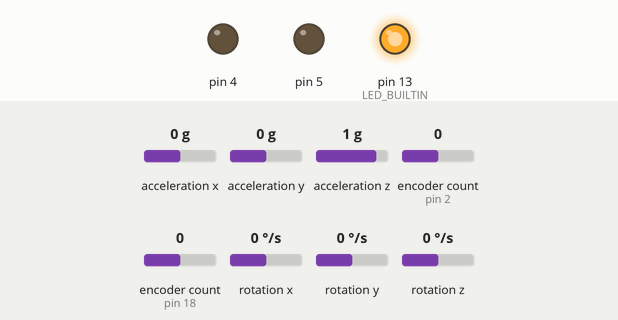
This sketch was run on a simulated Arduino Uno, built with avr-gcc and run on an emulated ATmega328P. On the bench: output pins drawn as LEDs (lit = HIGH). The test bench sets the inputs (shaded band); at power-on: acceleration y 0 g, rotation x 0 °/s, acceleration x 0 g, acceleration z 1 g, encoder count (sensors on pin 2, pin 18) 0, rotation y 0 °/s, rotation z 0 °/s.

Above: at 1.2 s.
1.3 s: acceleration y set to -0.8 g
At 1.46 s:
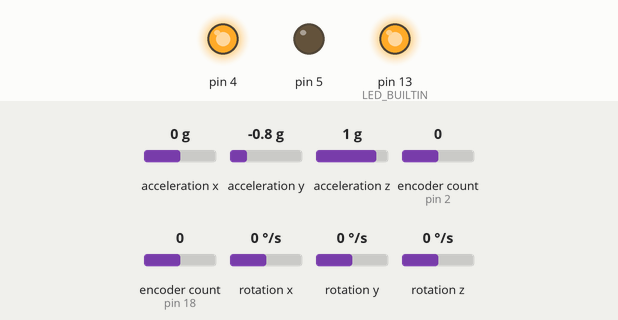
At 2.7 s:
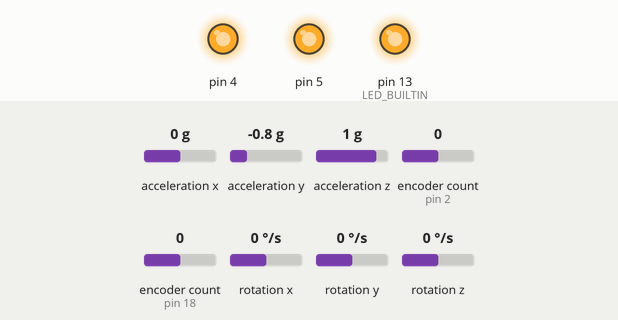
3.0 s: rotation x set to 100 °/s
At 3.72 s:
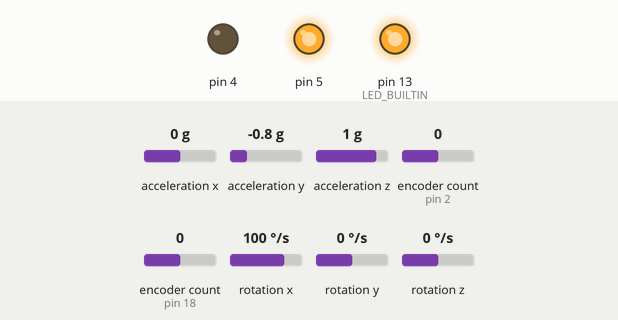
Timing chart, 0 to 6.0 s (numbered marks = the images above; inputs shaded):
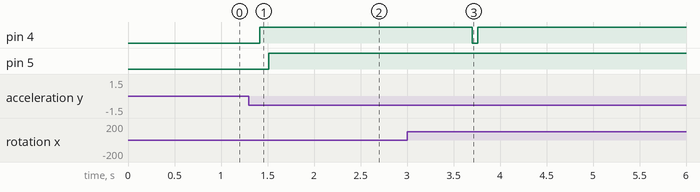

The sketch:

firmware.ino
```cpp
#include <Encoder.h>
#include <PID_v1.h>
#include "I2Cdev.h"
#include "MPU6050.h"

class PIDControllerIMU {
  private:
    const int loopTime;
    const float Kp;
    const float Ki;
    const float Kd;
    double pitch;
    double Setpoint;
    double Input;
    double Output;
    PID pid;

    double mapDouble(double x, double in_min, double in_max, double out_min, double out_max) {
      return (x - in_min) * (out_max - out_min) / (in_max - in_min) + out_min;
    }

  public:
    PIDControllerIMU(float _Kp, float _Ki, float _Kd, int _loopTime)
      : Kp(_Kp), Ki(_Ki), Kd(_Kd), loopTime(_loopTime), pid(&Input, &Output, &Setpoint, Kp, Ki, Kd, DIRECT)
    {
      Setpoint = 0;
      Input = 0;
      Output = 0;
      pitch = 0;

      pid.SetOutputLimits(-100, 100);
      pid.SetMode(AUTOMATIC);
      pid.SetSampleTime(loopTime);
    }

    void setPitch(double _pitch) {
      if (_pitch > 90.0) _pitch = 90.0;
      else if (_pitch < -90.0) _pitch = -90.0;

      Setpoint = mapDouble(_pitch, -90, 90, -100, 100); //convert pitch angles into motor speed percentages
    }

    void updatePitch(double _pitch) {
      pitch = _pitch;
    }

    void update() {
      Input = mapDouble(pitch, -90, 90, -100, 100);
      pid.Compute();
    }

    double getOutput() {
      return Output;
    }

    double getSetpoint() {
      return Setpoint;
    }

    double getInput() {
      return Input;
    }
};

class PIDController {
  private:
    const int loopTime;
    const double CPSMax;
    const float Kp;
    const float Ki;
    const float Kd;
    double Setpoint;
    double Input;
    double Output;
    PID pid;

    double CPS;

    double mapDouble(double x, double in_min, double in_max, double out_min, double out_max) {
      return (x - in_min) * (out_max - out_min) / (in_max - in_min) + out_min;
    }

  public:
    PIDController(float _Kp, float _Ki, float _Kd, int _loopTime, double _CPSMax = 3.6)
      : Kp(_Kp), Ki(_Ki), Kd(_Kd), loopTime(_loopTime), CPSMax(_CPSMax), pid(&Input, &Output, &Setpoint, Kp, Ki, Kd, DIRECT)
    {
      Setpoint = 0;
      Input = 0;
      Output = 0;
      CPS = 0;

      pid.SetOutputLimits(-255, 255);
      pid.SetMode(AUTOMATIC);
      pid.SetSampleTime(loopTime);
    }

    void setSpeed(double _speed) {
      //take in -100% to 100%
      if (_speed > 100) _speed = 100;
      else if (_speed < -100) _speed = -100;

      Setpoint = mapDouble(_speed, -100, 100, -255, 255);
    }

    void updateCPS(double _CPS) {
      CPS = _CPS;
    }

    void update() {
      Input = mapDouble(CPS, CPSMax*-1, CPSMax, -255, 255);
      pid.Compute();
    }

    double getOutput() {
      return Output;
    }

    double getSetpoint() {
      return Setpoint;
    }

    double getInput() {
      return Input;
    }

    double getCPS() {
      return CPS;
    }

};

class L298N {
  private:
    const int dir1Pin;
    const int dir2Pin;
    const int pwmPin;
    const bool flipOutput;

  public:
    L298N(int _dir1Pin, int _dir2Pin, int _pwmPin, bool _flipOutput = false)
      : dir1Pin(_dir1Pin), dir2Pin(_dir2Pin), pwmPin(_pwmPin), flipOutput(_flipOutput) {
        pinMode(dir1Pin, OUTPUT);
        pinMode(dir2Pin, OUTPUT);
        pinMode(pwmPin, OUTPUT);

        digitalWrite(dir1Pin, LOW);
        digitalWrite(dir2Pin, LOW);
        analogWrite(pwmPin, 0);
      }

      void setPWM(int _pwm) {
        analogWrite(pwmPin, _pwm);
      }

      void setDirection(bool _direction) {
        if (flipOutput)
        {
          if (_direction)
          {
            digitalWrite(dir1Pin, HIGH);
            digitalWrite(dir2Pin, LOW);
          }
          else
          {
            digitalWrite(dir1Pin, LOW);
            digitalWrite(dir2Pin, HIGH);
          }
        }
        else
        {
          if (_direction)
          {
            digitalWrite(dir1Pin, LOW);
            digitalWrite(dir2Pin, HIGH);
          }
          else
          {
            digitalWrite(dir1Pin, HIGH);
            digitalWrite(dir2Pin, LOW);
          }
        }
      }

      void drive(int _pwm) {
        if (_pwm < -255) _pwm = -255;
        else if (_pwm > 255) _pwm = 255;

        if (_pwm < 0) {
          setPWM(abs(_pwm));
          setDirection(false);
        } else {
          setPWM(_pwm);
          setDirection(true);
        }
      }
};

// PID controller constants
const int loopTime = 10;      // milliseconds
unsigned long startTime = 0;

// Motor 1 configuration
const int encoder1_pin_A = 2;
const int encoder1_pin_B = 3;
const int motor1_enable = 4;
const int motor1_dir1 = 50;
const int motor1_dir2 = 51;

L298N Motor1(motor1_dir1, motor1_dir2, motor1_enable);
Encoder Motor1Encoder(encoder1_pin_A, encoder1_pin_B);
PIDController Motor1PID(2, 18, 0, loopTime);

// Motor 2 configuration
const int encoder2_pin_A = 18;
const int encoder2_pin_B = 19;
const int motor2_enable = 5;
const int motor2_dir1 = 52;
const int motor2_dir2 = 53;

L298N Motor2(motor2_dir1, motor2_dir2, motor2_enable);
Encoder Motor2Encoder(encoder2_pin_A, encoder2_pin_B);
PIDController Motor2PID(2, 18, 0, loopTime);

// MPU6050 IMU configuration
MPU6050 accelgyro;
int ax, ay, az;
int gx, gy, gz;
const float GYROSCOPE_SENSITIVITY = 65.536;
const float ACCELEROMETER_SENSITIVITY = 8192.0;
float pitch, roll; //need to create PID loop for balancing //make pitch go to zero
PIDControllerIMU IMUPID(2, 18, 0, loopTime);

void complementaryFilter(int ax, int ay, int az, int gx, int gy, int gz, float *pitch, float *roll) {
  float pitchAcc, rollAcc;

  *pitch += ((float)gx / GYROSCOPE_SENSITIVITY) * loopTime/1000;
  *roll -= ((float)gy / GYROSCOPE_SENSITIVITY) * loopTime/1000;

  int forceMagnitudeApprox = abs(ax) + abs(ay) + abs(az);
  if (forceMagnitudeApprox > 8192 && forceMagnitudeApprox < 32768) {
    pitchAcc = atan2f((float)ay, (float)az) * 180 / PI;
    *pitch = *pitch * 0.98 + pitchAcc * 0.02;

    rollAcc = atan2f((float)ax, (float)az) * 180 / PI;
    *roll = *roll * 0.98 + rollAcc * 0.02;
  }
}

void setup() {

  Serial.begin(115200);
  //while (!Serial) {;} //use if serial communication is required

  // the OK light, means setup was successful
  pinMode(LED_BUILTIN, OUTPUT);
  digitalWrite(LED_BUILTIN, LOW);

  // check if IMU is connected
  accelgyro.initialize();
  if (accelgyro.testConnection() == false) {
    while (1) {;}
  }

  // wait for IMU readings to stablize before starting main loop
  double minPitchDelta = 0.01;
  double pitchDelta = 200;
  double lastPitchReading = 200;
  while (abs(pitchDelta) > minPitchDelta) {
    accelgyro.getMotion6(&ax, &ay, &az, &gx, &gy, &gz);
    complementaryFilter(ax, ay, az, gx, gy, gz, &pitch, &roll);
    pitchDelta = lastPitchReading - pitch;
    lastPitchReading = pitch;
    //Serial.println(pitchDelta, 5);
    delay(loopTime); //for the complementary filter
  }

  // the OK light, means setup was successful
  digitalWrite(LED_BUILTIN, HIGH);

  Motor2PID.setSpeed(0);
  Motor1PID.setSpeed(0);
  IMUPID.setPitch(0);

  startTime = millis();
}

void loop() {

  unsigned long timeDelta = millis() - startTime;
  if (timeDelta >= loopTime) {
    Motor1PID.updateCPS((double)((double)Motor1Encoder.read()/(double)timeDelta));
    Motor2PID.updateCPS((double)((double)Motor2Encoder.read()/(double)timeDelta));

    Motor1Encoder.write(0);
    Motor2Encoder.write(0);

    accelgyro.getMotion6(&ax, &ay, &az, &gx, &gy, &gz);
    complementaryFilter(ax, ay, az, gx, gy, gz, &pitch, &roll);
    //Serial.print("pitch/roll: "); Serial.print(pitch); Serial.print("\t"); Serial.println(roll);
    IMUPID.updatePitch(pitch);

    startTime = millis();
  }

  IMUPID.update();
  //Serial.println(IMUPID.getOutput());
  //update motorPID setpoints
  Motor2PID.setSpeed(IMUPID.getOutput());
  Motor1PID.setSpeed(-1*IMUPID.getOutput());

  Motor1PID.update();
  Motor2PID.update();
  Motor1.drive(Motor1PID.getOutput());
  Motor2.drive(Motor2PID.getOutput());

  //for Serial plotter and PID tuning
  //Serial.println(timeDelta);
  /*
  Serial.print(-300); Serial.print(" "); //for window spacing
  Serial.print(300); Serial.print(" ");  //for window spacing
  Serial.print(Motor1PID.getInput(), 5); Serial.print(" ");
  Serial.print(Motor1PID.getSetpoint(), 5); Serial.print(" ");
  Serial.print(Motor2PID.getInput(), 5); Serial.print(" ");
  Serial.println(Motor2PID.getSetpoint(), 5);
  */
}
```

Measured:
- after the input at 1.3 s, pin 4: LOW → HIGH after 0.12 s; pin 5: LOW → HIGH after 0.21 s
- after the input at 3.0 s, pin 4: HIGH → LOW after 0.70 s, → HIGH 0.06 s later
